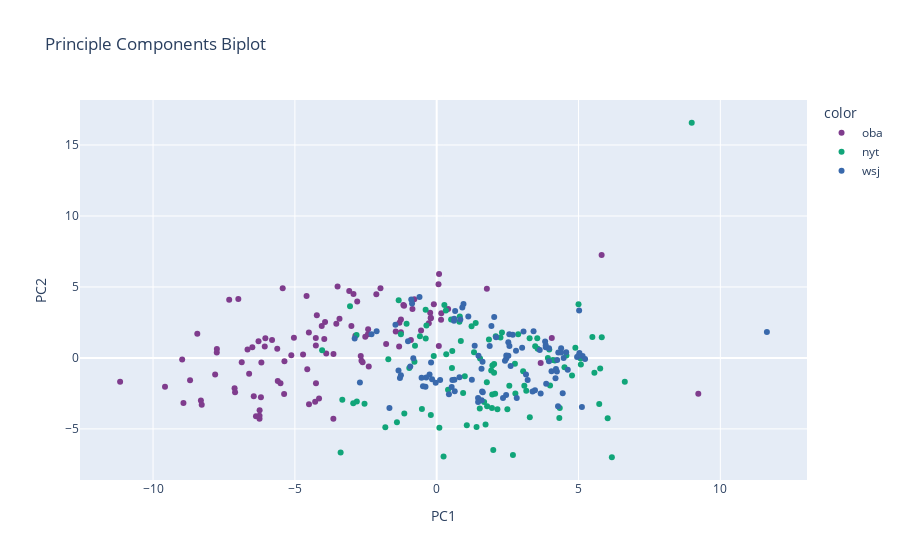

Source (notebook cell):
### Code cell
fig = px.scatter(pcafit2, 
                 x=0, 
                 y=1, 
                 color=df_tidy['source'],
                 hover_name=df_tidy['date'],
                 color_discrete_sequence=px.colors.qualitative.Bold,
                 title="Principle Components Biplot")
fig.update_layout(
    xaxis_title="PC1",
    yaxis_title="PC2")
fig.show()
